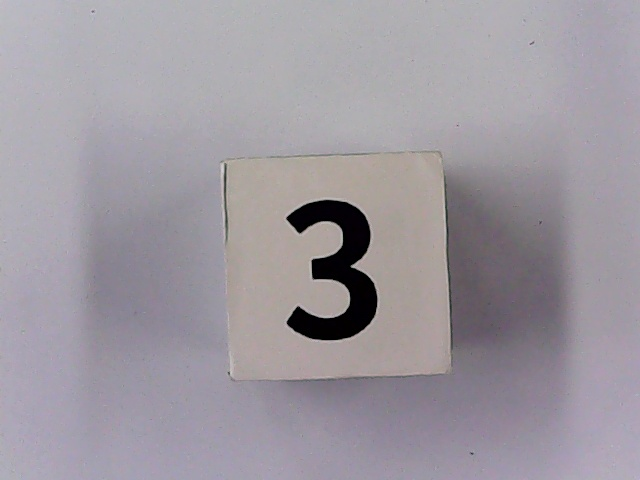
#> input picture 生产实习/机械臂源程序/5机器视觉/7.OCR字符识别/pic/5.jpg, 640 x 480 px
$ jupyter execute '2.字符训练和识别.ipynb'
#> lines starting #> are read from the running program, lines starting #| are printed output that depends on the picture; after the words box and inside, x2 and y2 are one past the last pixel; in counts of white or black regions, pixels touching at a corner belong together
[cell 1]
# %load 2.字符训练和识别.py
import cv2
import numpy as np
import operator
import os
# 模块级变量 ###########################
#小字符面积阈值范围
MIN_CONTOUR_AREA = 150#的面积阈值参数，用于选取此阈值范围内的矩形框，滤出多余干扰
MAX_CONTOUR_AREA =650
#大字符面积阈值范围
MIN_CONTOUR_AREA_single = 2500
MAX_CONTOUR_AREA_single = 6000
#创建的空模板图像的大小
RESIZED_IMAGE_WIDTH = 20
RESIZED_IMAGE_HEIGHT = 30

class ContourWithData():
    # 成员变量
    npaContour = None  # 轮廓
    boundingRect = None  # 轮廓的边界矩形
    intRectX = 0  # 边界矩形左上角x位置
    intRectY = 0  # 边界矩形左上角y位置
    intRectWidth = 0  # 边界矩形宽度
    intRectHeight = 0  # 边界矩形高度
    fltArea = 0.0  # 等高线面积

    def calculateRectTopLeftPointAndWidthAndHeight(self):  # 计算边界矩形信息
        [intX, intY, intWidth, intHeight] = self.boundingRect
        self.intRectX = intX
        self.intRectY = intY
        self.intRectWidth = intWidth
        self.intRectHeight = intHeight

    def checkIfContourIsValid(self):  # 增加此判断增强程序健壮性
        if self.fltArea > MIN_CONTOUR_AREA: return True  # 更好的有效性检查
        return False
def main():
    allContoursWithData = []  # 声明空列表
    validContoursWithData = []
    try:
        npaClassifications = np.loadtxt("classifications.txt", np.float32)  # 读入训练分类
    except:
        print("error, unable to open classifications.txt, exiting program\n")
        os.system("pause")
        return
    try:
        npaFlattenedImages = np.loadtxt("flattened_images.txt", np.float32)  # 读入训练图像
    except:
        print("error, unable to open flattened_images.txt, exiting program\n")
        os.system("pause")
        return
    npaClassifications = npaClassifications.reshape((npaClassifications.size, 1))  # 将 numpy 数组重塑为 1d，需要通过调用来训练
    kNearest = cv2.ml.KNearest_create()  # 实例化 KNN 对象
    kNearest.train(npaFlattenedImages, cv2.ml.ROW_SAMPLE, npaClassifications)#训练字符
    imgTestingNumbers = cv2.imread("pic/5.jpg")  # 读入测试数字图像
#> imgTestingNumbers is the input picture: shape (480, 640, 3); mean B, G, R 160.3, 152.6, 158.1
    if imgTestingNumbers is None:  # 如果图像未成功读取
        print("error: image not read from file \n\n")  # 将错误消息打印到标准输出
        os.system("pause")  # 暂停，以便用户可以看到错误消息
        return  # 和退出函数（退出程序）
    imgGray = cv2.cvtColor(imgTestingNumbers, cv2.COLOR_BGR2GRAY)  # 获取灰度图像
    imgBlurred = cv2.GaussianBlur(imgGray, (29, 29), 0)  # 高斯滤波
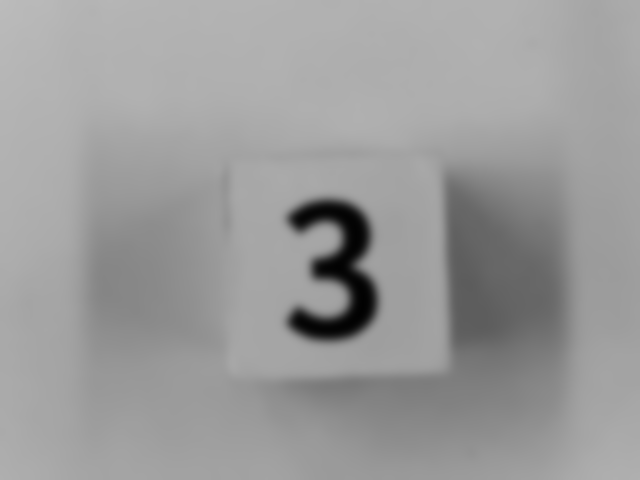
#> imgBlurred: shape (480, 640); min 1, max 188, mean 155.1
    # 图像自适应阈值二值化
    imgThresh = cv2.adaptiveThreshold(imgBlurred, 255, cv2.ADAPTIVE_THRESH_GAUSSIAN_C, cv2.THRESH_BINARY_INV, 11, 2)
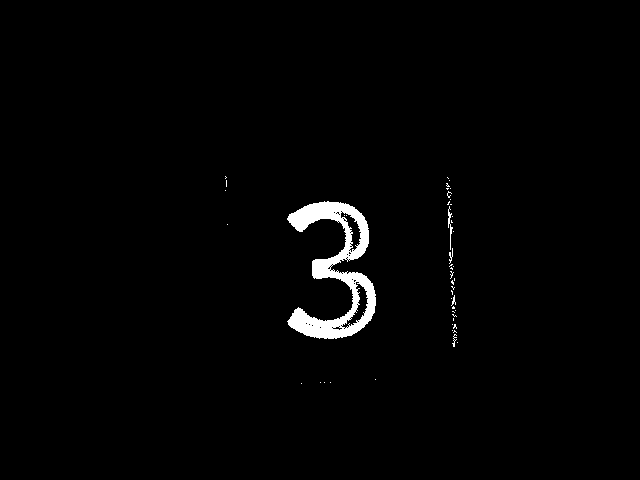
#> imgThresh: shape (480, 640); 1.6% white; 47 white regions (42 under 20 px), largest, box (x1, y1, x2, y2) and area: (287, 201, 376, 339) 4590, (448, 206, 453, 250) 74, (449, 248, 453, 264) 29, (452, 334, 457, 347) 24, (451, 295, 456, 306) 22
    # imgThresh = cv2.GaussianBlur(imgThresh, (25, 25), 0)  # 高斯滤波
    element1 = cv2.getStructuringElement(cv2.MORPH_RECT, (4, 3))
    element2 = cv2.getStructuringElement(cv2.MORPH_RECT, (4, 3))
    element3 = cv2.getStructuringElement(cv2.MORPH_RECT, (1, 1))
    # 4. 膨胀一次，让轮廓突出
    imgThresh = cv2.dilate(imgThresh, element2)
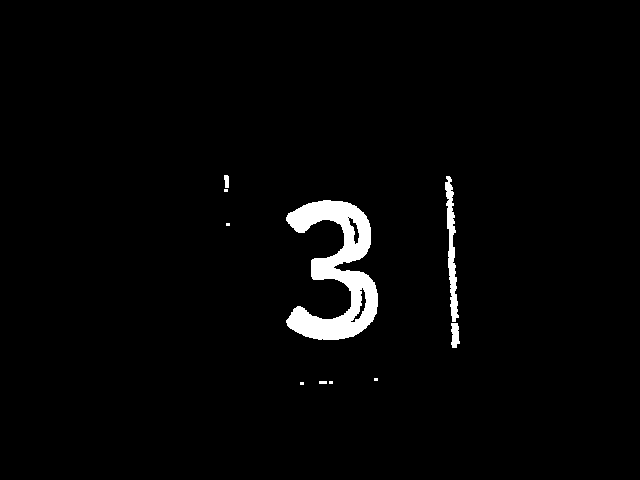
#> imgThresh: shape (480, 640); 2.4% white; 10 white regions (5 under 20 px), largest, box (x1, y1, x2, y2) and area: (286, 200, 378, 340) 6083, (445, 176, 459, 322) 905, (451, 323, 460, 348) 174, (224, 175, 229, 188) 56, (319, 381, 327, 384) 24
    # 5. 腐蚀一次，去掉细节，如表格线等。注意这里去掉的是竖直的线
    imgThresh = cv2.erode(imgThresh, element1)
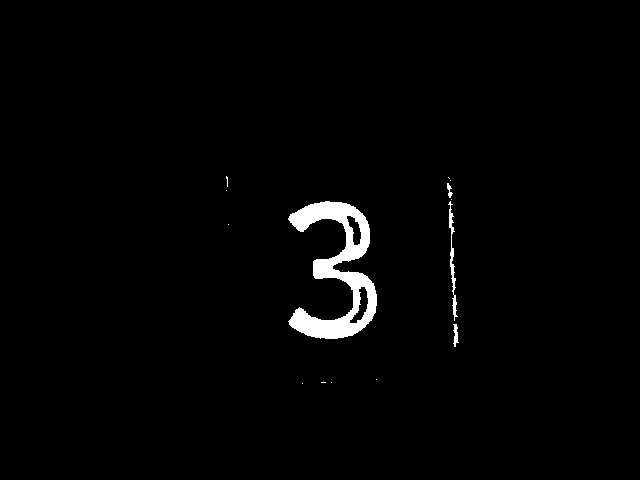
#> imgThresh: shape (480, 640); 1.7% white; 14 white regions (10 under 20 px)
    imgThresh = cv2.morphologyEx(imgThresh, cv2.MORPH_OPEN, element3)  # 开运算去掉噪点
    imgThreshCopy = imgThresh.copy()  # 制作 imgThresh 图像的副本，这在必要时 findContours 会修改图像
    npaContours, npaHierarchy = cv2.findContours(imgThreshCopy, cv2.RETR_EXTERNAL, cv2.CHAIN_APPROX_SIMPLE)
#> npaContours = 14 contours, 10 with area under 20; largest, box (x1, y1, x2, y2) and area: (288, 201, 377, 339) 5048, (448, 201, 458, 321) 189, (453, 324, 459, 347) 53, (447, 183, 453, 198) 27; npaHierarchy = 14 rows, first 6: [1, -1, -1, -1], [2, 0, -1, -1], [3, 1, -1, -1], [4, 2, -1, -1], [5, 3, -1, -1], [6, 4, -1, -1]
    for npaContour in npaContours:  # 对于每个轮廓
        # if(cv2.contourArea(npaContour) > MIN_CONTOUR_AREA and cv2.contourArea(npaContour) < MAX_CONTOUR_AREA):#小字符面积判断
        if(cv2.contourArea(npaContour) > MIN_CONTOUR_AREA_single and cv2.contourArea(npaContour) < MAX_CONTOUR_AREA_single):#大字符面积判断
            print(cv2.contourArea(npaContour))
            contourWithData = ContourWithData()  # 用数据对象实例化轮廓
            contourWithData.npaContour = npaContour  # 将轮廓分配给带有数据的轮廓
            contourWithData.boundingRect = cv2.boundingRect(contourWithData.npaContour)  # 得到边界矩形,函数 cv2.minAreaRect() 返回一个Box2D结构rect：（最小外接矩形的中心（x，y），（宽度，高度），旋转角度）
            contourWithData.calculateRectTopLeftPointAndWidthAndHeight()  # 获取边界矩形信息
            contourWithData.fltArea = cv2.contourArea(contourWithData.npaContour)  # 计算轮廓面积
            allContoursWithData.append(contourWithData)  # 将带有数据对象的轮廓添加到带有数据的所有轮廓的列表中
#> this loop made 14 passes
#> (intX in calculateRectTopLeftPointAndWidthAndHeight, intY in calculateRectTopLeftPointAndWidthAndHeight, intWidth in calculateRectTopLeftPointAndWidthAndHeight, intHeight in calculateRectTopLeftPointAndWidthAndHeight) on pass 8: (288, 201, 89, 138)
#> npaContour on passes 1, 2, 3, 4, 6, 9: [[302, 383]], [[331, 382]], [[321, 382], [325, 382]], [[376, 379]], [[228, 224]], [[451, 199]]
#| 5048.5
#> after the loop, allContoursWithData = 1 item
    for contourWithData in allContoursWithData:  # 适用于所有轮廓
        if contourWithData.checkIfContourIsValid():  # 检查是否有效
            validContoursWithData.append(contourWithData)  # 如果是这样，附加到有效的轮廓列表
#> this loop made 1 pass
#> after the loop, validContoursWithData = 1 item
    validContoursWithData.sort(key=operator.attrgetter("intRectX"))  # 从左到右对轮廓进行排序
    strFinalString = ""  # 声明最终字符串，这将在程序结束时具有最终的数字序列
    for contourWithData in validContoursWithData:  # 对于每个轮廓
        # 在当前字符周围绘制一个绿色矩形
        cv2.rectangle(imgTestingNumbers, (contourWithData.intRectX, contourWithData.intRectY), (
        contourWithData.intRectX + contourWithData.intRectWidth,
        contourWithData.intRectY + contourWithData.intRectHeight), (0, 255, 0), 2)
        imgROI = imgThresh[contourWithData.intRectY: contourWithData.intRectY + contourWithData.intRectHeight,
                 contourWithData.intRectX: contourWithData.intRectX + contourWithData.intRectWidth]  # 从阈值图像中裁剪出字符
        imgROIResized = cv2.resize(imgROI, (RESIZED_IMAGE_WIDTH, RESIZED_IMAGE_HEIGHT))  # 调整图像大小，这将更一致的识别和存储
        npaROIResized = imgROIResized.reshape((1, RESIZED_IMAGE_WIDTH * RESIZED_IMAGE_HEIGHT))  # 将图像展平为一维 numpy 数组
        npaROIResized = np.float32(npaROIResized)  # 从一维 numpy 整数数组转换为一维 numpy 浮点数组
        retval, npaResults, neigh_resp, dists = kNearest.findNearest(npaROIResized, k=1)  # 调用 KNN 函数 find_nearest
        strCurrentChar = str(chr(int(npaResults[0][0])))  # 从结果中获取字符
        cv2.putText(imgTestingNumbers, str(strCurrentChar),
                    (int(contourWithData.intRectX + contourWithData.intRectWidth / 2), int(contourWithData.intRectY)),
                    cv2.FONT_HERSHEY_COMPLEX, 0.5, (0, 0, 255), 1)
        strFinalString = strFinalString + strCurrentChar  # 将当前字符附加到完整字符串
#> this loop made 1 pass
#> (retval, npaResults, neigh_resp, dists, strCurrentChar, strFinalString) on pass 1: (51, [51], [51], [3754721], '3', '3')
#> pass 1, in main, `imgROI = imgThresh[contourWithData.intRectY: contourWithData.intRectY ..`:
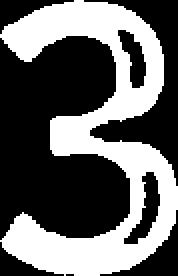
#> imgROI: shape (138, 89) (shown 2 times larger); 39.6% white; 1 white region, box (x1, y1, x2, y2) and area: (0, 0, 89, 138) 4868
#> pass 1, in main, `imgROIResized = cv2.resize(imgROI, (RESIZED_IMAGE_WIDTH, RESIZED_IMAGE..`:
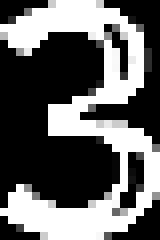
#> imgROIResized: shape (30, 20) (shown 8 times larger); min 0, max 255, mean 100.4
#> after the loop:
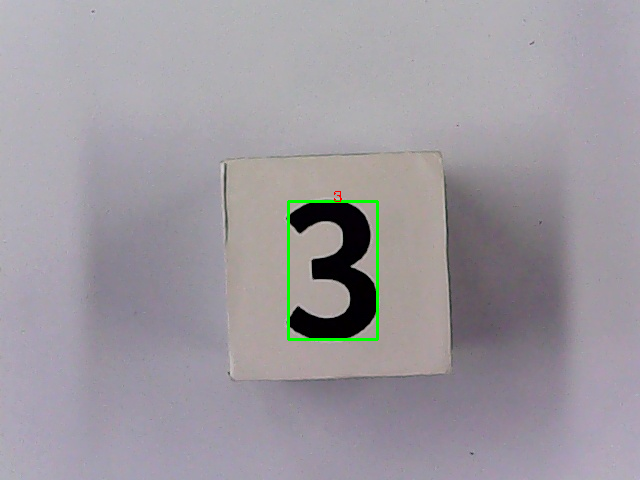
#> imgTestingNumbers: shape (480, 640, 3); 0.45% of pixels changed, all inside (x1, y1, x2, y2) = (287, 191, 379, 341)
    print("\n" + strFinalString + "\n")  # 显示完整的字符串
#| 3
    cv2.imshow("imgTestingNumbers", imgTestingNumbers)  # 显示输入图像，在找到的数字周围绘制绿色框
    cv2.imwrite("pic/result.jpg",imgTestingNumbers)#保存识别结果图像
    cv2.waitKey(0)  # 等待用户按键
    cv2.destroyAllWindows()  # 从内存中删除窗口
    return
if __name__ == "__main__":
    main()

$ run again, with 生产实习/机械臂源程序/5机器视觉/7.OCR字符识别/pic/1.jpg copied over 生产实习/机械臂源程序/5机器视觉/7.OCR字符识别/pic/5.jpg
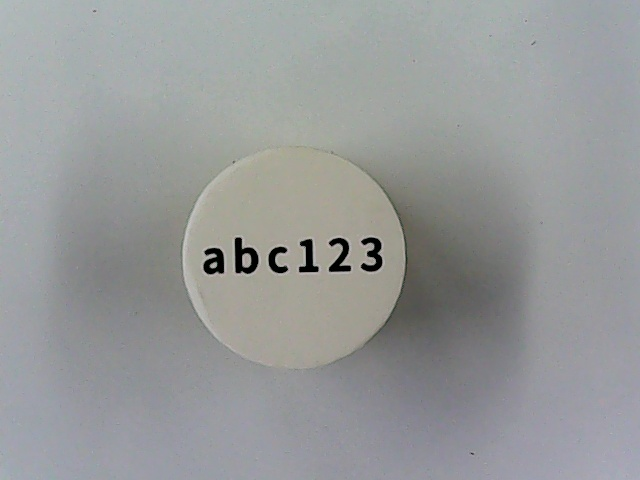
#> input picture 生产实习/机械臂源程序/5机器视觉/7.OCR字符识别/pic/1.jpg, 640 x 480 px
#> in main, imgTestingNumbers is the input picture: shape (480, 640, 3); mean B, G, R 153.6, 153.4, 151.2
#> in main, `imgThresh = cv2.adaptiveThreshold(imgBlurred, 255, cv2.ADAPTIVE_THRESH..`:
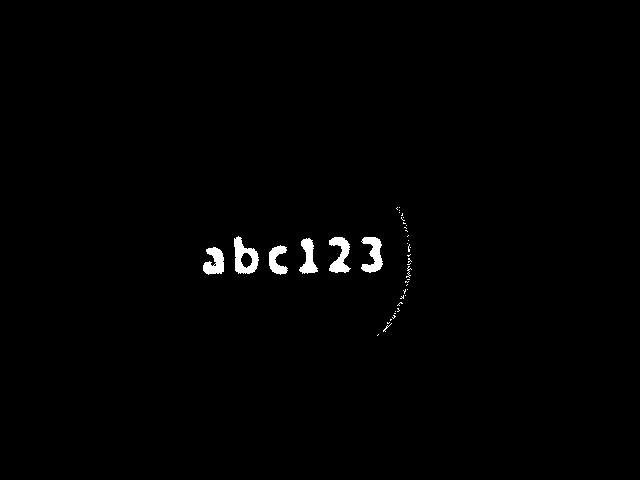
#> imgThresh: shape (480, 640); 0.87% white; 42 white regions (35 under 20 px), largest, box (x1, y1, x2, y2) and area: (234, 236, 259, 274) 521, (329, 237, 351, 273) 450, (361, 237, 383, 273) 445
#> in main, `imgThresh = cv2.erode(imgThresh, element1)`:
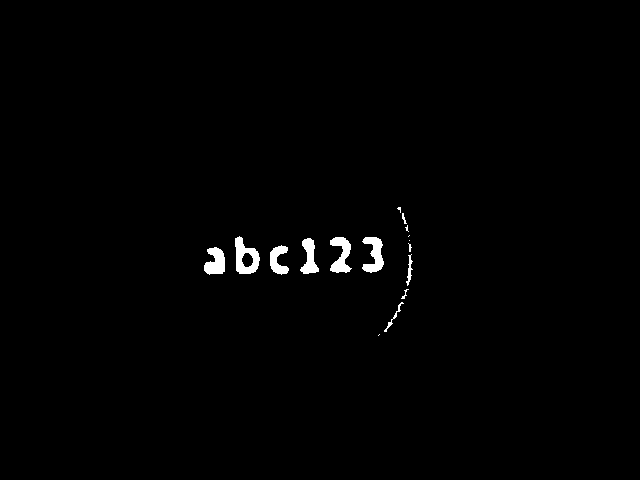
#> imgThresh: shape (480, 640); 0.92% white; 16 white regions (6 under 20 px)
#> npaContours = 16 contours, 8 with area under 20; largest, box (x1, y1, x2, y2) and area: (235, 236, 260, 274) 598, (330, 237, 352, 273) 400, (362, 237, 384, 273) 396, (204, 247, 225, 275) 370, (300, 238, 319, 274) 333, (270, 245, 289, 275) 290, (406, 254, 413, 286) 56, (384, 302, 404, 332) 41; npaHierarchy = 16 rows, first 6: [1, -1, -1, -1], [2, 0, -1, -1], [3, 1, -1, -1], [4, 2, -1, -1], [5, 3, -1, -1], [6, 4, -1, -1]
#> the loop in main, `for npaContour in npaContours:` made 16 passes
#> npaContour on passes 1, 8, 13: [[379, 334], [378, 335]], [[409, 240]], [[409, 235], [408, 236]]
#> after the loop in main, `for npaContour in npaContours:`: allContoursWithData = []
#> after the loop in main, `for contourWithData in validContoursWithData:`: strFinalString = ''

$ run again, with 生产实习/机械臂源程序/5机器视觉/7.OCR字符识别/pic/2.jpg copied over 生产实习/机械臂源程序/5机器视觉/7.OCR字符识别/pic/5.jpg
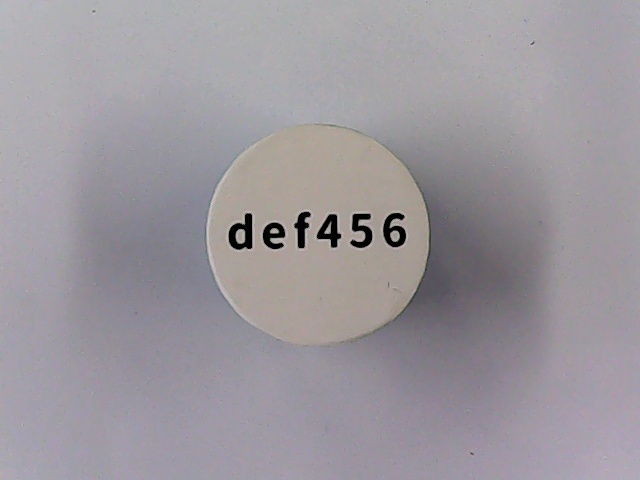
#> input picture 生产实习/机械臂源程序/5机器视觉/7.OCR字符识别/pic/2.jpg, 640 x 480 px
#> in main, imgTestingNumbers is the input picture: shape (480, 640, 3); mean B, G, R 157.8, 151.7, 156.4
#> in main, `imgThresh = cv2.adaptiveThreshold(imgBlurred, 255, cv2.ADAPTIVE_THRESH..`:
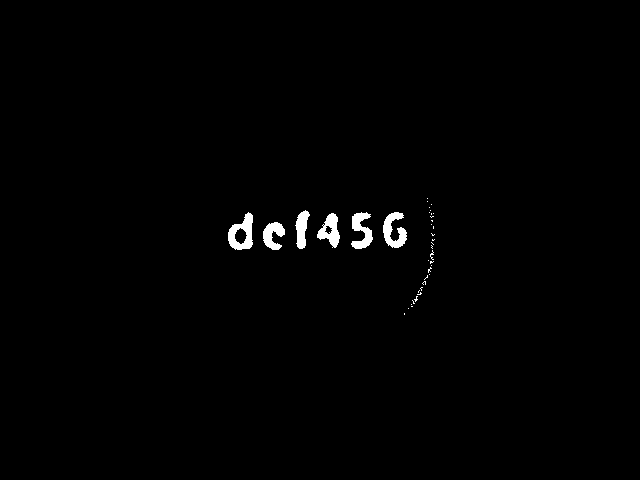
#> imgThresh: shape (480, 640); 0.89% white; 39 white regions (33 under 20 px), largest, box (x1, y1, x2, y2) and area: (228, 212, 253, 250) 530, (383, 212, 407, 248) 480, (351, 212, 373, 249) 451, (317, 213, 340, 248) 425, (263, 222, 285, 250) 379, (295, 210, 310, 249) 354
#> in main, `imgThresh = cv2.erode(imgThresh, element1)`:
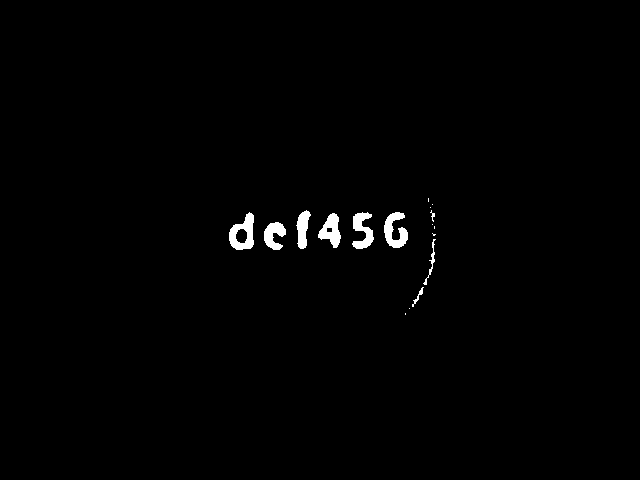
#> imgThresh: shape (480, 640); 0.94% white; 17 white regions (8 under 20 px)
#> npaContours = 17 contours, 9 with area under 20; largest, box (x1, y1, x2, y2) and area: (229, 212, 254, 250) 611, (384, 212, 408, 248) 425, (318, 213, 341, 248) 424, (352, 212, 374, 249) 392, (264, 222, 286, 250) 340, (296, 210, 311, 249) 312, (423, 239, 436, 285) 52, (412, 287, 424, 307) 30; npaHierarchy = 17 rows, first 6: [1, -1, -1, -1], [2, 0, -1, -1], [3, 1, -1, -1], [4, 2, -1, -1], [5, 3, -1, -1], [6, 4, -1, -1]
#> the loop in main, `for npaContour in npaContours:` made 17 passes
#> npaContour on passes 1, 2, 6, 7, 15, 16, 17: [[405, 313], [405, 314]], [[409, 308]], [[434, 226], [434, 228]], [[432, 224]], [[430, 207]], [[432, 204]], [[428, 198], [428, 201]]
#> after the loop in main, `for npaContour in npaContours:`: allContoursWithData = []
#> after the loop in main, `for contourWithData in validContoursWithData:`: strFinalString = ''

$ run again, with 生产实习/机械臂源程序/5机器视觉/7.OCR字符识别/pic/3.jpg copied over 生产实习/机械臂源程序/5机器视觉/7.OCR字符识别/pic/5.jpg
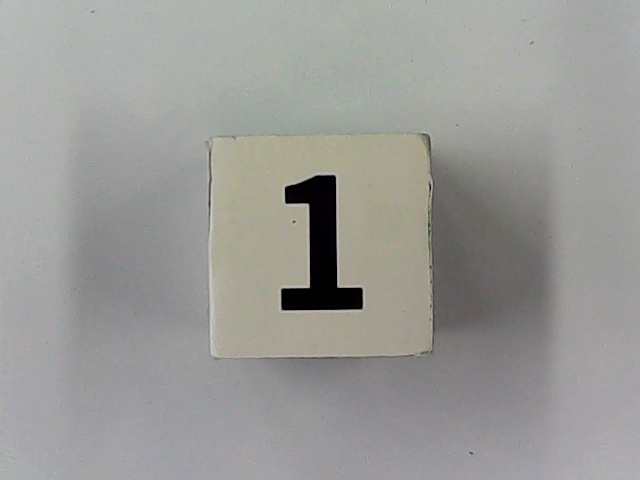
#> input picture 生产实习/机械臂源程序/5机器视觉/7.OCR字符识别/pic/3.jpg, 640 x 480 px
#> in main, imgTestingNumbers is the input picture: shape (480, 640, 3); mean B, G, R 151.2, 154.5, 154.4
#> npaContours = 32 contours, 30 with area under 20; largest, box (x1, y1, x2, y2) and area: (282, 175, 364, 310) 4350, (423, 134, 432, 150) 54; npaHierarchy = 32 rows, first 6: [1, -1, -1, -1], [2, 0, -1, -1], [3, 1, -1, -1], [4, 2, -1, -1], [5, 3, -1, -1], [6, 4, -1, -1]
#> the loop in main, `for npaContour in npaContours:` made 32 passes
#> (intX in calculateRectTopLeftPointAndWidthAndHeight, intY in calculateRectTopLeftPointAndWidthAndHeight, intWidth in calculateRectTopLeftPointAndWidthAndHeight, intHeight in calculateRectTopLeftPointAndWidthAndHeight) on pass 29: (282, 175, 82, 135)
#> (printed output is left out)
#> after the loop in main, `for npaContour in npaContours:`: allContoursWithData = 1 item
#> the loop in main, `for contourWithData in allContoursWithData:` made 1 pass
#> the loop in main, `for contourWithData in validContoursWithData:` made 1 pass
#> (retval, npaResults, neigh_resp, dists, strCurrentChar, strFinalString) on pass 1: (49, [49], [49], [4673283], '1', '1')
#> after the loop in main, `for contourWithData in validContoursWithData:`:
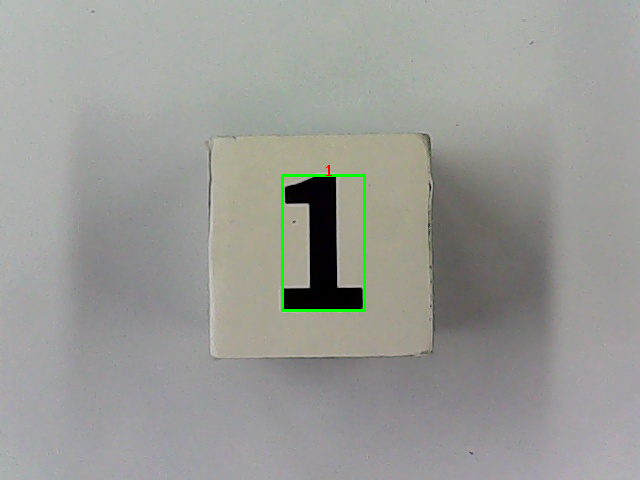
#> imgTestingNumbers: shape (480, 640, 3); 0.43% of pixels changed, all inside (x1, y1, x2, y2) = (281, 165, 366, 312)
#| 1
